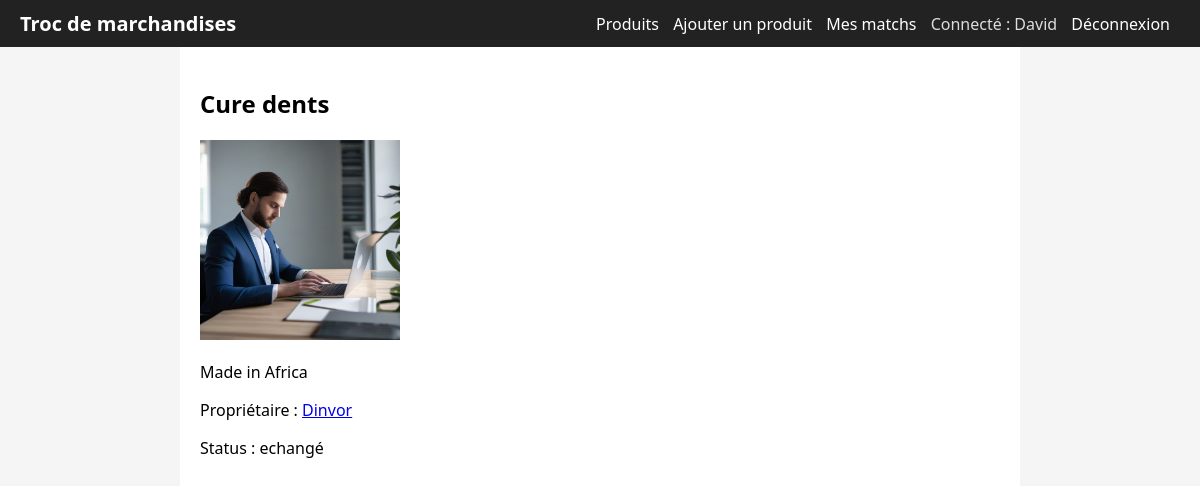
Screenshot of /product/5 (signed in) with the database file from the repository.
### tables this page shows
CREATE TABLE users (
            id INTEGER PRIMARY KEY AUTOINCREMENT,
            name TEXT NOT NULL,
            email TEXT UNIQUE NOT NULL,
            password TEXT NOT NULL,
            bio TEXT
        );

CREATE TABLE products (
            id INTEGER PRIMARY KEY AUTOINCREMENT,
            user_id INTEGER NOT NULL,
            title TEXT NOT NULL,
            description TEXT,
            image TEXT,
            status TEXT DEFAULT 'disponible',
            FOREIGN KEY(user_id) REFERENCES users(id)
        );

### products/routes.py (the view)
@products_bp.route("/product/<int:product_id>")
def product_detail(product_id):
    user = current_user()
    conn = get_db()
    c = conn.cursor()
    c.execute("""
        SELECT p.*, u.name AS owner_name, u.id AS owner_id
        FROM products p
        JOIN users u ON p.user_id = u.id
        WHERE p.id=?
    """, (product_id,))
    product = c.fetchone()
    conn.close()
    if not product:
        flash("Produit introuvable.")
        return redirect(url_for("products.products"))
    return render_template("product_detail.html", product=product, user=user)

### app.py (called while the page is built)
def get_db():
    conn = sqlite3.connect("troc.db")
    conn.row_factory = sqlite3.Row
    return conn

def current_user():
    if "user_id" in session:
        conn = get_db()
        c = conn.cursor()
        c.execute("SELECT * FROM users WHERE id=?", (session["user_id"],))
        u = c.fetchone()
        conn.close()
        return u
    return None

def create_app():
    app = Flask(__name__)
    app.config["SECRET_KEY"] = "dev-secret-key"
    from auth.routes import auth_bp
    from products.routes import products_bp
    from matching.routes import matching_bp
    from chat.routes import chat_bp
    from api.routes import api_bp
    app.register_blueprint(auth_bp)
    app.register_blueprint(products_bp)
    app.register_blueprint(matching_bp)
    app.register_blueprint(chat_bp)
    app.register_blueprint(api_bp)
    @app.context_processor
    def inject_user():
        return {"user": current_user()}
    @app.route("/")
    def index():
        return render_template("products.html", products=[], user=current_user())
    socketio.init_app(app)
    return app

### products/routes.py (called while the page is built)
def get_db():
    conn = sqlite3.connect("troc.db")
    conn.row_factory = sqlite3.Row
    return conn

def current_user():
    if "user_id" in session:
        conn = get_db()
        c = conn.cursor()
        c.execute("SELECT * FROM users WHERE id=?", (session["user_id"],))
        u = c.fetchone()
        conn.close()
        return u
    return None

### templates/product_detail.html (shortened to what this page needs)
{% extends "base.html" %}
{% block content %}
<h2>{{ product['title'] }}</h2>
{% if product['image'] %}
    <img src="{{ url_for('static', filename='uploads/' ~ product['image']) }}" width="200">
{% endif %}
<p>{{ product['description'] }}</p>
<p>
    Propriétaire :
    <a href="{{ url_for('auth.user_profile', user_id=product['owner_id']) }}">
        {{ product['owner_name'] }}
    </a>
</p>
<p>Status : {{ product['status'] }}</p>
{% endblock %}

### templates/base.html (shortened to what this page needs)
<!DOCTYPE html>
<html lang="fr">
<head>
    <link rel="stylesheet" href="{{ url_for('static', filename='style.css') }}">
</head>
<body>
<header>
    <h1>Troc de marchandises</h1>
    <nav>
        <a href="{{ url_for('products.products') }}">Produits</a>
        {% if user %}
            <a href="{{ url_for('products.product_add') }}">Ajouter un produit</a>
            <a href="{{ url_for('matching.matches') }}">Mes matchs</a>
            <span class="user">Connecté : {{ user['name'] }}</span>
            <a href="{{ url_for('auth.logout') }}">Déconnexion</a>
        {% else %}
            <a href="{{ url_for('auth.login') }}">Connexion</a>
            <a href="{{ url_for('auth.register') }}">Inscription</a>
        {% endif %}
    </nav>
</header>
<main>
    {% block content %}{% endblock %}
</main>
</body>
</html>

### static/style.css (style rules this page uses)
body { font-family: system-ui, sans-serif; margin: 0; padding: 0; background: #f5f5f5; }
header { background: #222; color: #fff; padding: 10px 20px; display: flex; align-items: center; justify-content: space-between; }
header h1 { margin: 0; font-size: 20px; }
nav a { color: #fff; margin-right: 10px; text-decoration: none; }
nav .user { color: #ddd; margin-right: 10px; }
main { padding: 20px; max-width: 800px; margin: 0 auto; background: #fff; min-height: calc(100vh - 60px); }

### rows the page displays
users: name "David"
products: title "Cure dents", image (picture), description "Made in Africa", status "echangé"
users: owner_name "Dinvor"
